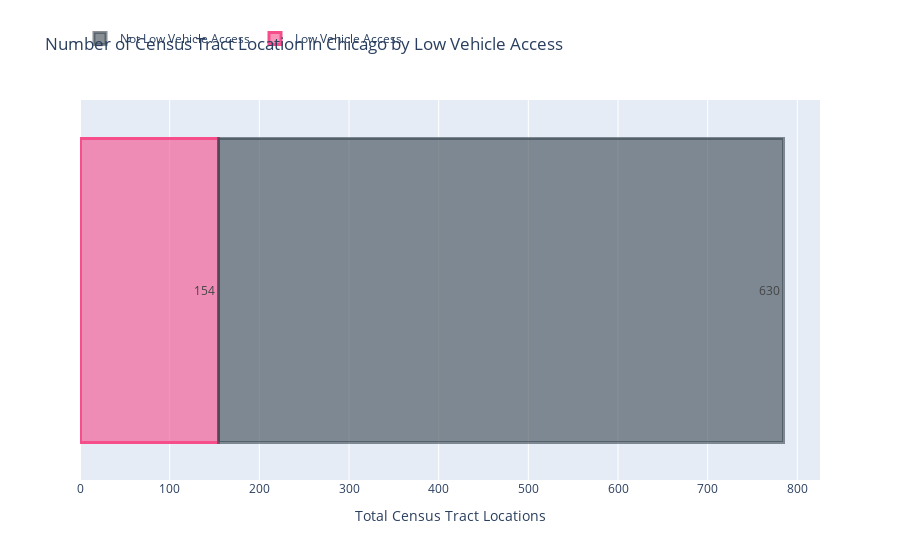

Notebook cell for this chart:
### Code cell
fig = go.Figure()
fig.add_trace(go.Bar(
    x = [vehicle_access_1],
    y = ['Vehicle Access'],
    orientation = 'h',
    name = 'Low Vehicle Access',
    text = ['154'],
    marker = dict(
        color='rgba(246, 78, 139, 0.6)',
        line=dict(color='rgba(246, 78, 139, 1.0)', width=3)
    )
))

fig.add_trace(go.Bar(
    x = [vehicle_access_0],
    y = ['Vehicle Access'],
    orientation = 'h',
    name = 'Not Low Vehicle Access',
    text = ['630'],
    marker = dict(
        color='rgba(58, 71, 80, 0.6)',
        line=dict(color='rgba(58, 71, 80, 0.6)', width=3)
    )    
))

fig.update_layout(title = 'Number of Census Tract Location in Chicago by Low Vehicle Access')
fig.update_layout(legend_orientation = 'h')
fig.update_layout(legend = dict( y = 1.2))
fig.update_layout(barmode = 'stack') 
fig.update_yaxes(title ='', showticklabels = False)
fig.update_xaxes(title = 'Total Census Tract Locations')
fig.show();

### Figure 1 — Plotly figure (JSON) as saved in the notebook; plotly's stock layout.template omitted (floating-point values rounded to 4 significant figures)
{"data": [{"marker": {"color": "rgba(246, 78, 139, 0.6)", "line": {"color": "rgba(246, 78, 139, 1.0)", "width": 3}}, "name": "Low Vehicle Access", "orientation": "h", "text": ["154"], "type": "bar", "x": [154], "y": ["Vehicle Access"]}, {"marker": {"color": "rgba(58, 71, 80, 0.6)", "line": {"color": "rgba(58, 71, 80, 0.6)", "width": 3}}, "name": "Not Low Vehicle Access", "orientation": "h", "text": ["630"], "type": "bar", "x": [630], "y": ["Vehicle Access"]}], "layout": {"autosize": true, "barmode": "stack", "legend": {"orientation": "h", "x": 0, "y": 1.2}, "title": {"text": "Number of Census Tract Location in Chicago by Low Vehicle Access"}, "xaxis": {"autorange": true, "range": [0, 825.3], "title": {"text": "Total Census Tract Locations"}, "type": "linear"}, "yaxis": {"autorange": true, "range": [-0.5, 0.5], "showticklabels": false, "title": {"text": ""}, "type": "category"}}}
